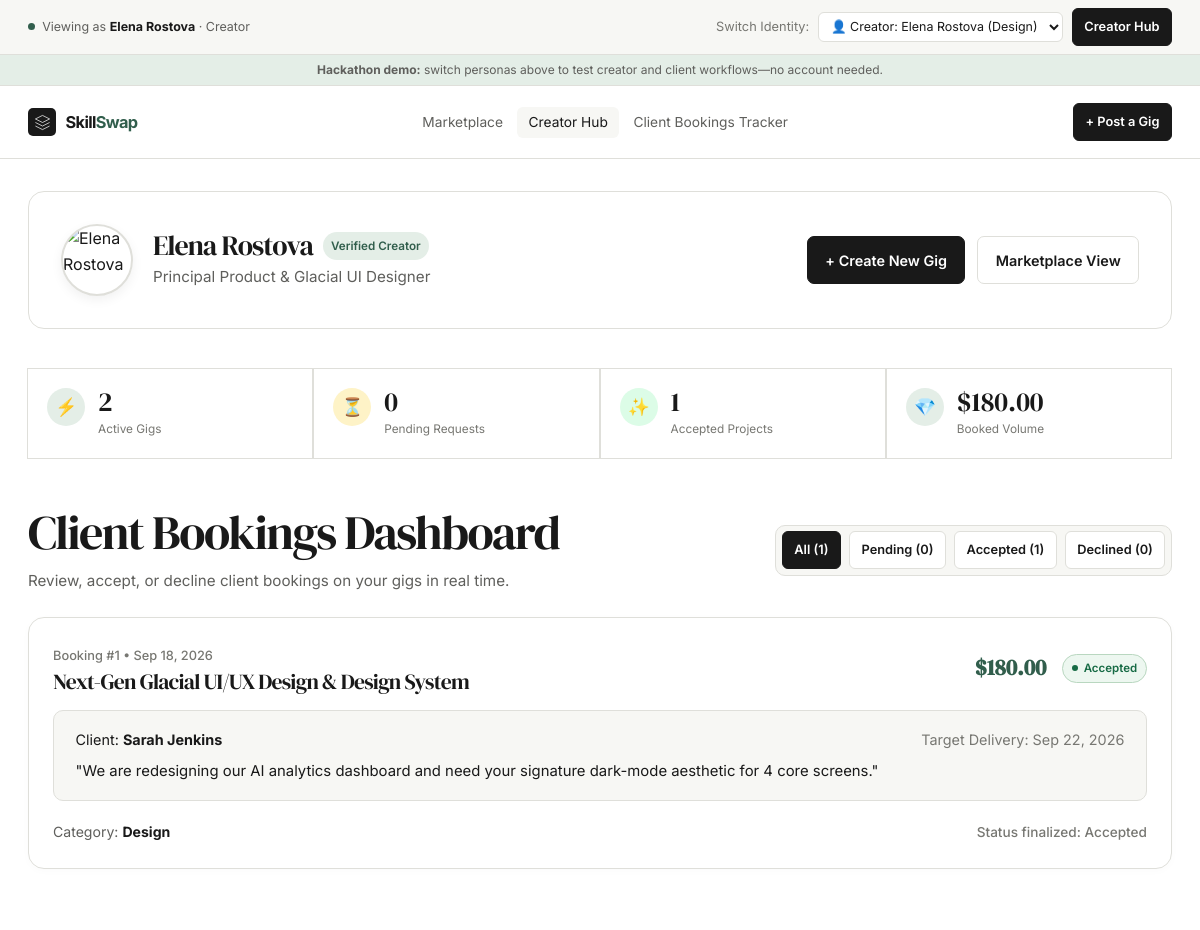
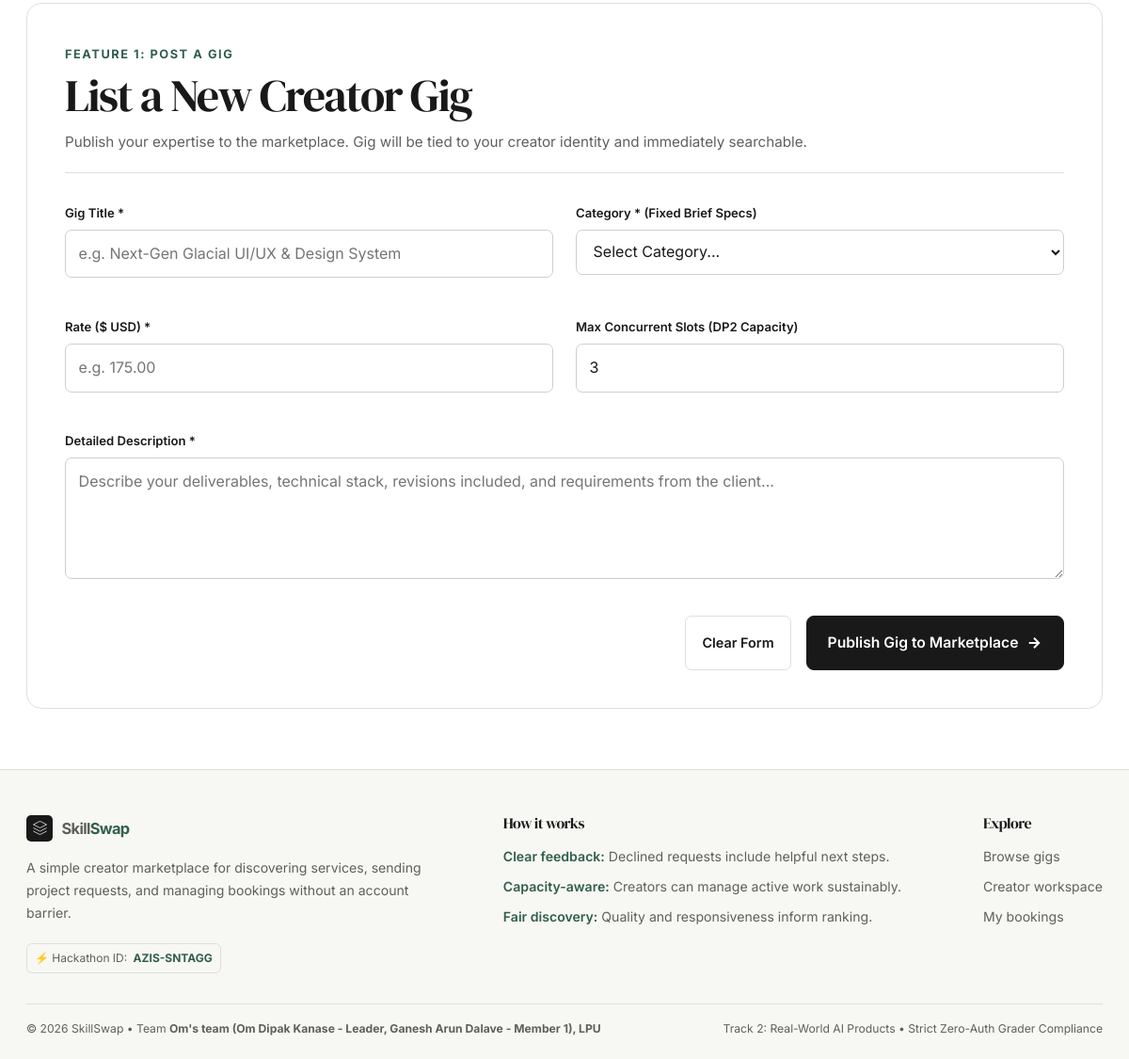
Page /creator.php?as_creator=1 on the committed database (2 pictures, top to bottom).
### tables this page shows
CREATE TABLE IF NOT EXISTS `bookings` (
    `id` INT AUTO_INCREMENT PRIMARY KEY,
    `gig_id` INT NOT NULL,
    `gig_title` VARCHAR(200) NOT NULL,
    `category` VARCHAR(50) NOT NULL,
    `rate` DECIMAL(10, 2) NOT NULL,
    `creator_id` INT NOT NULL,
    `creator_name` VARCHAR(100) NOT NULL,
    `client_id` INT DEFAULT NULL,
    `client_name` VARCHAR(100) NOT NULL,
    `message` TEXT DEFAULT NULL,
    `status` ENUM('Pending', 'Accepted', 'Declined') NOT NULL DEFAULT 'Pending',
    `payment_status` ENUM('Unpaid', 'Held_In_Escrow', 'Released_To_Creator', 'Refunded') NOT NULL DEFAULT 'Unpaid',
    `decline_reason` VARCHAR(255) DEFAULT NULL,
    `booked_date` DATE DEFAULT NULL,
    `created_at` TIMESTAMP DEFAULT CURRENT_TIMESTAMP,
    `updated_at` TIMESTAMP DEFAULT CURRENT_TIMESTAMP ON UPDATE CURRENT_TIMESTAMP,
    INDEX `idx_creator_status` (`creator_id`, `status`),
    INDEX `idx_client_status` (`client_name`, `status`),
    INDEX `idx_gig_status` (`gig_id`, `status`),
    INDEX `idx_payment_status` (`payment_status`)
);

### creator.php (the view, shortened to what the rows shown need)
<?php
require_once __DIR__ . '/includes/functions.php';
$activePersona = getActivePersona();
$isCreator = ($activePersona['type'] === 'creator');
$currentCreatorId = $isCreator ? (int)$activePersona['id'] : 1;
$creatorData = DEMO_CREATORS[$currentCreatorId] ?? DEMO_CREATORS[1];
$statusFilter = $_GET['status'] ?? null;
$creatorBookings = $isCreator ? getCreatorBookings($currentCreatorId, $statusFilter) : [];
require_once __DIR__ . '/includes/header.php';
?>
<main class="container" style="padding-top: 2rem;">
    <div class="glass-panel" style="padding: 2rem; margin-bottom: 2.5rem; display: flex; align-items: center; justify-content: space-between; flex-wrap: wrap; gap: 1.5rem; border: 1px solid var(--line); background: var(--paper);">
        <div style="display: flex; align-items: center; gap: 1.25rem;">
            <div>
                <div style="display: flex; align-items: center; gap: 0.6rem;">
                    <h1 style="font-size: 1.75rem; color: var(--ink); margin: 0;"><?= h($creatorData['name']) ?></h1>
                </div>
            </div>
        </div>
    </div>
    <section style="margin-bottom: 4rem;">
        <div style="display: flex; justify-content: space-between; align-items: center; margin-bottom: 1.5rem; flex-wrap: wrap; gap: 1rem;">
            <div>
                <h2 class="section-title">Client Bookings Dashboard</h2>
            </div>
        </div>
        <?php if (empty($creatorBookings)): ?>
            <div class="glass-panel" style="padding: 3.5rem 2rem; text-align: center; border: 1px solid var(--line);">
                <div style="font-size: 2.5rem; margin-bottom: 0.75rem;">📂</div>
                <h4 style="color: var(--ink); margin-bottom: 0.35rem; font-size: 1.25rem;">No bookings found</h4>
                <p style="color: var(--ink-soft); font-size: 0.92rem;">
                    <?= !empty($statusFilter) ? "No bookings with status '{$statusFilter}'." : "You haven't received any bookings yet. Gigs posted will receive client inquiries here." ?>
                </p>
            </div>
        <?php else: ?>
            <div>
                <?php foreach ($creatorBookings as $b): ?>
                    <div class="booking-item-card" id="booking-card-<?= $b['id'] ?>" style="background: var(--paper); border: 1px solid var(--line); border-radius: var(--radius-lg); padding: 1.5rem; margin-bottom: 1.25rem; box-shadow: 0 2px 8px rgba(0,0,0,0.02);">
                        <div class="booking-item-header" style="display: flex; justify-content: space-between; align-items: center; margin-bottom: 1rem; flex-wrap: wrap; gap: 0.75rem;">
                            <div>
                                <span style="font-size: 0.8rem; color: var(--text-muted); font-weight: 500;">Booking #<?= $b['id'] ?> &bull; <?= date('M d, Y', strtotime($b['created_at'])) ?></span>
                                <h3 style="font-size: 1.35rem; color: var(--ink); margin-top: 0.2rem;"><?= h($b['gig_title']) ?></h3>
                            </div>
                            <div style="display: flex; align-items: center; gap: 1rem;">
                                <div style="font-family: var(--font-heading); font-weight: 700; font-size: 1.4rem; color: var(--accent);">
                                    <?= formatRate($b['rate']) ?>
                                </div>
                                <div class="status-badge-container">
                                    <span class="status-badge <?= strtolower($b['status']) ?>">
                                        <span class="status-dot"></span>
                                        <?= h($b['status']) ?>
                                    </span>
                                </div>
                            </div>
                        </div>
                        <div style="background: var(--paper-warm); padding: 1.1rem 1.35rem; border-radius: var(--radius-md); border: 1px solid var(--line); margin-bottom: 1.25rem;">
                            <div style="display: flex; justify-content: space-between; margin-bottom: 0.5rem; font-size: 0.9rem; flex-wrap: wrap; gap: 0.5rem;">
                                <span style="color: var(--ink);">Client: <strong style="color: var(--ink);"><?= h($b['client_name']) ?></strong></span>
                                <span style="color: var(--text-muted);">Target Delivery: <?= !empty($b['booked_date']) ? date('M d, Y', strtotime($b['booked_date'])) : 'Flexible' ?></span>
                            </div>
                            <p style="font-size: 0.93rem; color: var(--ink); line-height: 1.55;">
                                "<?= h($b['message']) ?>"
                            </p>
                        </div>
                        <div style="display: flex; justify-content: space-between; align-items: center; flex-wrap: wrap; gap: 1rem;">
                            <span style="font-size: 0.88rem; color: var(--ink-soft);">
                                Category: <strong style="color: var(--ink);"><?= h($b['category']) ?></strong>
                            </span>
                            <div class="booking-actions">
                                <?php if ($b['status'] === 'Pending'): ?>
                                    <button type="button" class="btn btn-sm btn-success btn-accept-booking" data-booking-id="<?= $b['id'] ?>">
                                        <span>✓ Accept Booking</span>
                                    </button>
                                    <button type="button" class="btn btn-sm btn-danger btn-decline-booking" data-booking-id="<?= $b['id'] ?>">
                                        <span>✕ Decline</span>
                                    </button>
                                <?php else: ?>
                                    <span style="font-size: 0.85rem; color: var(--text-muted); font-weight: 500;">Status finalized: <?= h($b['status']) ?></span>
                                <?php endif; ?>
                            </div>
                        </div>
                    </div>
                <?php endforeach; ?>
            </div>
        <?php endif; ?>
    </section>
    <section id="post-gig-section" class="glass-panel" style="padding: 2.5rem; margin-bottom: 4rem; border: 1px solid var(--line); background: var(--paper);">
        <div style="margin-bottom: 2rem; border-bottom: 1px solid var(--line); padding-bottom: 1.25rem;">
            <h2 class="section-title">List a New Creator Gig</h2>
        </div>
    </section>
</main>
<?php require_once __DIR__ . '/includes/footer.php'; ?>

### rows in the picture
bookings: id "1", created_at "Sep 18, 2026", gig_title "Next-Gen Glacial UI/UX Design & Design System", rate "$180.00", status "Accepted", client_name "Sarah Jenkins", booked_date "Sep 22, 2026", message "We are redesigning our AI analytics dashboard and need your signature dark-mode aesthetic for 4 core screens.", category "Design"

### other values in the picture
$activePersona['name'] "Elena Rostova"
$activePersona['type'] "Creator"
$creatorData['name'] "Elena Rostova"
$creatorData['role'] "Principal Product & Glacial UI Designer"
count($myGigs) "2"
$pendingCount "0"
$acceptedCount "1"
formatRate($totalRevenue) "$180.00"
count($allBookings) "1"
$declinedCount "0"
